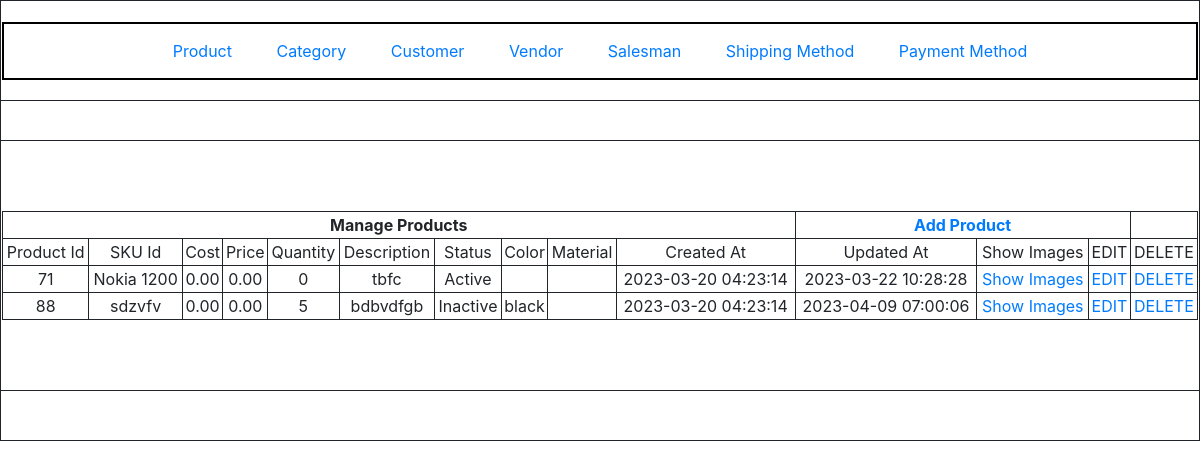
The app's page /index.php?c=product&a=grid with its own data.
### tables this page shows
CREATE TABLE `product` (
  `product_id` int(11) NOT NULL,
  `sku_id` varchar(50) NOT NULL,
  `cost` decimal(10,2) NOT NULL,
  `price` decimal(10,2) NOT NULL,
  `quantity` int(5) NOT NULL DEFAULT 5,
  `description` text NOT NULL,
  `status` tinyint(4) NOT NULL,
  `color` varchar(10) NOT NULL,
  `material` varchar(10) NOT NULL,
  `created_at` datetime DEFAULT NULL,
  `updated_at` datetime DEFAULT NULL
);

### Block/Core/Templates.php (called while the page is built, shortened)
<?php
class Block_Core_Templates extends Model_Core_View
{
	protected $children = [];
	public function getChildren()
	{
		return $this->children;
	}
	public function addChild($key,$children)
	{
		$this->children[$key] = $children;
		return $this;
	}
}

### Model/Core/View.php (called while the page is built, shortened)
<?php
class Model_Core_View
{
	protected $template = null;
	public function setTemplate($template)
	{
		$this->template = $template;
		return $this;
	}
	public function getTemplate()
	{
		return $this->template;
	}
	public function render()
	{
		require_once 'View'.DS.$this->getTemplate();
	}
	public function getUrl($action = null,$controller = null,$params=null,$resetParam = false)
	{
		return Ccc::getModel('Core_Url')->getUrl($action,$controller,$params,$resetParam);
	}
}
?>

### Controller/Product.php (called while the page is built, shortened)
<?php
class Controller_Product extends Controller_Core_Action
{
	public function gridAction()
	{
		try {
			$layout = $this->getLayout();
			$layout->getChild('content')->addChild('grid',$layout->creatBlock('Product_Grid'));
			$layout->render();
		} catch (Exception $e) {
			$this->getMessage()->addMessage($e->getMessage(),Model_Core_Message::FAILURE);
		}
	}
}

### index.php (called while the page is built, shortened)
<?php
spl_autoload_register(function ($className) {
	$className = str_replace('_','/',$className).'.php';
});
class Ccc
{
	public static function init()
	{
		$front = new Controller_Core_Front();
		$front->init();
	}
	public static function getModel($className)
	{
		return new $className();
	}
}
Ccc::init();
?>

### Model/Core/Url.php (called while the page is built, shortened)
<?php
class Model_Core_Url
{
	public function getUrl($action=null,$controller=null,$params=null,$resetParam=false)
	{
		$request = new Model_Core_Request();
		$queryStringArray = [];
		if (!$resetParam) {
			$queryStringArray = $request->getParams();
		}
		if($controller){
			$queryStringArray['c'] = $controller;
		}else{
			$queryStringArray['c'] = $request->getControllerName();
		}
		if($action){
			$queryStringArray['a'] = $action;
		}else{
			$queryStringArray['a'] = $request->getActionName();
		}
		if ($params) {
			$queryStringArray = array_merge($queryStringArray,$params);
		}
		$url = $_SERVER['REQUEST_SCHEME'].'://'.$_SERVER['HTTP_HOST'].trim($_SERVER['REQUEST_URI'],$_SERVER['QUERY_STRING']).http_build_query($queryStringArray);
		return $url;
	}
}
?>

### Model/Core/Request.php (called while the page is built, shortened)
<?php
class Model_Core_Request
{
	public function getParams($key = NULL, $value = NULL)
	{
		if ($key == NULL)
		{
			return $_GET;
		}
		if (array_key_exists($key, $_GET))
		{
			return $_GET[$key];
		}
		return $value;
	}
	public function getControllerName()
	{
		return $this->getParams('c','product');
	}
}
?>

### Block/Product/Grid.php (called while the page is built, shortened)
<?php
class Block_Product_Grid extends Block_Core_Templates
{
	public function prepareData()
	{
		$query = 'SELECT * FROM `product`';
		$products = Ccc::getModel('Product')->fetchAll($query);
		return $products;
	}
}

### Model/Core/Table.php (called while the page is built, shortened)
<?php
class Model_Core_Table
{
	protected $data = [];
	protected $resource = null;
	protected $collection = null;
	public function __get($key)
	{
		if (array_key_exists($key,$this->data)) {
			return $this->data[$key];
		}
		return null;
	}
	public function setResource($resource)
	{
		$this->resource = $resource;
		return $this;
	}
	public function getResource()
	{
		if ($this->resource) {
			return $this->resource;
		}
		$resource = Ccc::getModel($this->resourceClass);
		return $resource;
	}
	public function setCollection($collection)
	{
		$this->collection = $collection;
		return $this;
	}
	public function getCollection()
	{
		if ($this->collection) {
			return $this->collection;
		}
		$collection = Ccc::getModel($this->collectionClass);
		return $collection;
	}
	public function setData(array $data)
	{
		$this->data = array_merge($this->data,$data);
		return $this;
	}
	public function fetchAll($query)
	{
		$data = $this->getResource()->fetchAll($query);
		$collection = $this->getCollection()->setData($data);
		return $collection;
	}
}
?>

### Model/Core/Table/Resource.php (called while the page is built, shortened)
<?php
class Model_Core_Table_Resource
{
	public function setAdapter(Model_Core_Adapter $adapter)
	{
		return $this;
	}
	public function getAdapter()
	{
		$adapter = new Model_Core_Adapter();
		return $adapter;
	}
	public function fetchAll($query)
	{
		$adapter = $this->getAdapter();
		$results = $adapter->fetchAll($query);
		return $results;
	}
}
?>

### Model/Core/Adapter.php (called while the page is built, shortened)
<?php
class Model_Core_Adapter
{
	public $serverName = 'localhost';
	public $userName = 'root';
	public $passWord = '';
	public $dbName = 'newmvc-udaykumar';
	public function connect()
	{
		$connect = mysqli_connect($this->serverName,$this->userName,$this->passWord,$this->dbName);
		return $connect;
	}
	public function fetchAll($query)
	{
		$connect = $this->connect();
		$result = $connect->query($query);
		return $result->fetch_all(MYSQLI_ASSOC);
	}
}
?>

### Model/Core/Table/Collection.php (called while the page is built, shortened)
<?php
class Model_Core_Table_Collection
{
	public $data = [];
	public function setData($data)
	{
		$this->data = $data;
		return $this;
	}
	public function getData()
	{
		return $this->data;
	}
}

### Model/Product/Resource.php (called while the page is built, shortened)
<?php
class Model_Product_Resource extends Model_Core_Table_Resource
{
	public function getStatusOptions()
	{
		return [
			self::STATUS_ACTIVE => self::STATUS_ACTIVE_LBL,
			self::STATUS_INACTIVE => self::STATUS_INACTIVE_LBL
		];
	}
}

### Model/Product.php (called while the page is built, shortened)
<?php
class Model_Product extends Model_Core_Table
{
	public function getStatusText()
	{
		$statues = $this->getResource()->getStatusOptions();
		if (array_key_exists($this->status,$statues)) {
			return $statues[$this->status];
		}
		return $statues[Model_Product_Resource::STATUS_DEFAULT];
	}
}

### View/product/grid.phtml (the view)
<?php $products = $this->prepareData();?>
<table>
	<tr>
		<th colspan="10">Manage Products</th>
		<th colspan="3"><a href="<?php echo $this->getUrl('add'); ?>">Add Product</a></th>
	</tr>
	<tr>
		<td>Product Id</td>
		<td>SKU Id</td>
		<td>Cost</td>
		<td>Price</td>
		<td>Quantity</td>
		<td>Description</td>
		<td>Status</td>
		<td>Color</td>
		<td>Material</td>
		<td>Created At</td>
		<td>Updated At</td>
		<td>Show Images</td>
		<td>EDIT</td>
		<td>DELETE</td>
	</tr>
	<?php if(!$products->getData()): ?>
	<tr>
		<td colspan="13">No Record Found</td>
	</tr>
	<?php else: ?>
	<?php foreach ($products->getData() as $product): ?>
	<tr>
		<td><?php echo $product->product_id; ?></td>
		<td><?php echo $product->sku_id; ?></td>
		<td><?php echo $product->cost; ?></td>
		<td><?php echo $product->price; ?></td>
		<td><?php echo $product->quantity; ?></td>
		<td><?php echo $product->description; ?></td>
		<td><?php echo $product->getStatusText(); ?></td>
		<td><?php echo $product->color; ?></td>
		<td><?php echo $product->material; ?></td>
		<td><?php echo $product->created_at; ?></td>
		<td><?php echo $product->updated_at; ?></td>
		<td><a href="<?php echo $this->getUrl('grid','product_media',['product_id'=>$product->product_id]); ?>">Show Images</a></td>
		<td><a href="<?php echo $this->getUrl('edit',null,['product_id'=>$product->product_id]); ?>">EDIT</a></td>
		<td><a href="<?php echo $this->getUrl('delete',null,['product_id'=>$product->product_id]); ?>">DELETE</a></td>
	</tr>
	<?php endforeach; ?>
	<?php endif; ?>
</table>

### View/html/content.phtml
<?php
foreach ($this->getChildren() as $block) {
	$block->render();
}
?>

### skin/css/style.css (style rules this page uses)
table { border: 1px solid; text-align: center; width: 100%; }
th, td { border: 1px solid; text-align: center; }

### records on screen
product: product_id "71", sku "Nokia 1200", cost "0.00", price "0.00", quantity "0", description "tbfc", status "Active", created_at "2023-03-20 04:23:14", updated_at "2023-03-22 10:28:28"
product: product_id "88", sku "sdzvfv", cost "0.00", price "0.00", quantity "5", description "bdbvdfgb", status "Inactive", color "black", created_at "2023-03-20 04:23:14", updated_at "2023-04-09 07:00:06"
